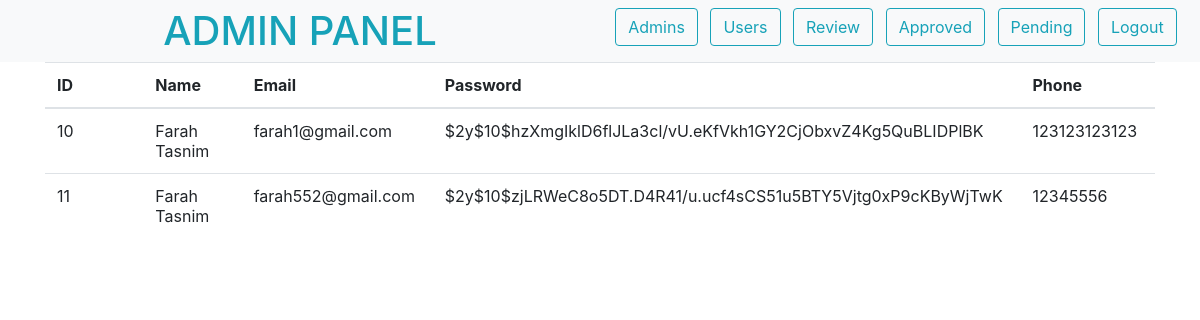
/admin/users.php, run on the app's committed database.
### tables this page shows
CREATE TABLE `user` (
  `id` int(11) NOT NULL,
  `name` varchar(50) NOT NULL,
  `email` varchar(255) NOT NULL,
  `password` varchar(255) NOT NULL,
  `phone` varchar(25) NOT NULL,
  `address` varchar(255) NOT NULL
);

### init.php (called while the page is built, shortened)
<?php
$source = new source;
?>

### classes/source.php (called while the page is built, shortened)
<?php
class source extends db{
    public $Query;
    public function Query($query,$param = []){
        if(empty($param)){
            $this->Query = $this->db->prepare($query);
            return $this->Query->execute();
        }else{
            $this->Query = $this->db->prepare($query);
            return $this->Query->execute($param);
        }
    }
    public function CountRows(){
        return $this->Query->rowCount();
    }
    public function FetchAll(){
        return $this->Query->FetchAll(PDO::FETCH_OBJ);
    }
}
?>

### classes/db.php (called while the page is built, shortened)
<?php
class db{
    private $host = "localhost";
    private $username = "root";
    private $password = "";
    private $database = "bookshop";
    public function __construct(){
        try{
            $this->db = new PDO("mysql:hsot=".$this->host.";dbname=".$this->database,
            $this->username,$this->password);
        }catch(PDOException $e){
            echo "Connection problem : ".$e->getMessage();
        }
    }
}
?>

### admin/users.php (the view, shortened to what this page needs)
<?php
include "../init.php";
?>
<html>
<head>
    <link rel="stylesheet" href="https://maxcdn.bootstrapcdn.com/bootstrap/4.0.0/css/bootstrap.min.css" />
</head>
<body>
    <div class="container-fluid sticky-top">
        <div class="row bg-light">
            <h1 class="text-info col-6 text-center m-auto">ADMIN PANEL</h1>
            <div class="col-6 text-center ml-auto mt-2">
                <form action="" method="POST">
                    <input type="submit" value="Admins" name="admin" class="btn btn-outline-info mr-2" />
                    <input type="submit" value="Users" name="users" class="btn btn-outline-info mr-2" />
                    <input type="submit" value="Review" name="review" class="btn btn-outline-info mr-2" />
                    <input type="submit" value="Approved" name="approved" class="btn btn-outline-info mr-2" />
                    <input type="submit" value="Pending" name="pending" class="btn btn-outline-info mr-2" />
                    <a href="logout.php" class="btn btn-outline-info mr-2">Logout</a>
                </form>
            </div>
        </div>
    </div>
  <div class="container-fluid">
    <div class="container">
      <table class="table table-hover">
        <thead>
          <tr>
            <th class="col-1">ID</th>
            <th class="col-1">Name</th>
            <th class="col-1">Email</th>
            <th class="col-1">Password</th>
            <th class="col-1">Phone</th>
          </tr>
        </thead>
        <tbody>
          <?php
            $query = $source->Query("SELECT * FROM user");
            $details = $source->FetchAll();
            $numrow = $source->CountRows();
            if($numrow>0){
              foreach($details as $row):
                if(!empty($delete)){
                    echo "
                <tr>
                <td>".$row->id."</td>
                <td>".$row->name."</td>
                <td>".$row->email."</td>
                <td>".$row->password."</td>
                <td>".$row->phone."</td>
                ".$delete."
                </tr>";
                }else{
                    echo "
                <tr>
                <td>".$row->id."</td>
                <td>".$row->name."</td>
                <td>".$row->email."</td>
                <td>".$row->password."</td>
                <td>".$row->phone."</td>
                </tr>";
                }
              endforeach;
            }
          ?>
        </tbody>
      </table>
    </div>
  </div>
</body>
</html>

### data on the page
user: id "10", name "Farah Tasnim", email "farah1@gmail.com", password "$2y$10$hzXmgIklD6flJLa3cl/vU.eKfVkh1GY2CjObxvZ4Kg5QuBLIDPlBK", phone "123123123123"
user: id "11", name "Farah Tasnim", email "farah552@gmail.com", password "$2y$10$zjLRWeC8o5DT.D4R41/u.ucf4sCS51u5BTY5Vjtg0xP9cKByWjTwK", phone "12345556"
